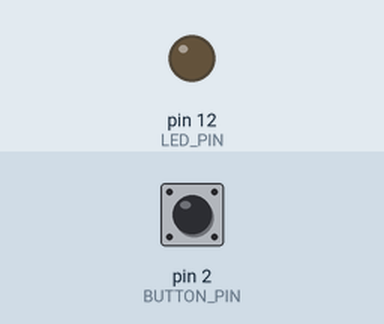
Simulated run of this sketch. Board: Arduino Uno, built with avr-gcc and run on an emulated ATmega328P. On the bench: output pins drawn as LEDs (lit = HIGH). The inputs (shaded band) are chosen by the test bench; at power-on: pin 2 (BUTTON_PIN) LOW.

Above: at 1.2 s.
1.3 s: pin 2 (BUTTON_PIN) pulled HIGH for 0.15 s
At 2.7 s:
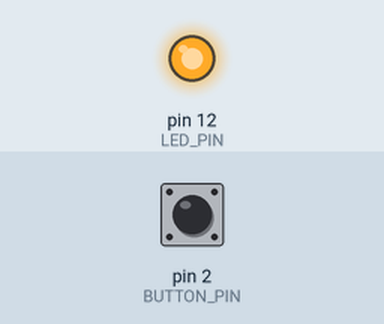
3.0 s: pin 2 (BUTTON_PIN) pulled HIGH for 0.15 s
At 3.1 s:
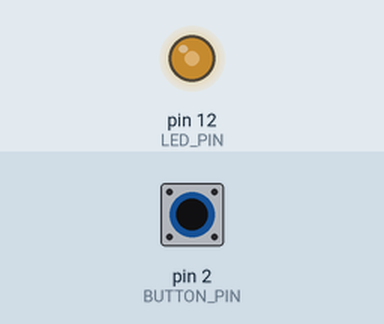
4.7 s: pin 2 (BUTTON_PIN) pulled HIGH for 3.2 s
At 9.0 s:
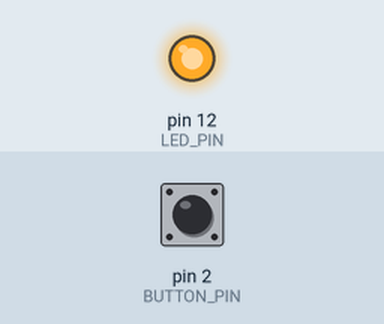
Timing chart, 0 to 10.5 s (numbered marks = the images above; inputs shaded):
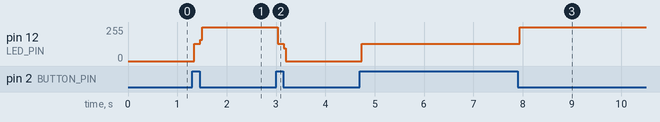

The sketch:

ch03UnreliableSwitch.ino
```cpp
const unsigned int BUTTON_PIN = 2;
const unsigned int LED_PIN = 12;

void setup() {
  pinMode(LED_PIN, OUTPUT);
  pinMode(BUTTON_PIN, INPUT);

}

int led_state = LOW;
void loop() {
  const int CURRENT_BUTTON_STATE = digitalRead(BUTTON_PIN);
  if (CURRENT_BUTTON_STATE == HIGH) {
    if (led_state == LOW) {
      led_state = HIGH;
    } else {
      led_state = LOW;
    }
    digitalWrite(LED_PIN, led_state);
  }

}
```

Measured:
- after the input at 1.3 s, pin 12 (LED_PIN): 0/255 → 129/255 at once, → 255/255 0.12 s later
- after the input at 3.0 s, pin 12 (LED_PIN): 255/255 → 129/255 at once, → 0/255 0.12 s later
- after the input at 4.7 s, pin 12 (LED_PIN): 0/255 → 129/255 at once, → 255/255 3.2 s later
